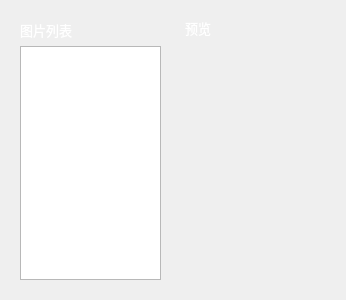
                  <widget class="QWidget" name="verticalWidget_31" native="true">
                   <property name="minimumSize">
                    <size>
                     <width>0</width>
                     <height>300</height>
                    </size>
                   </property>
                   <property name="maximumSize">
                    <size>
                     <width>16777215</width>
                     <height>16777215</height>
                    </size>
                   </property>
                   <property name="styleSheet">
                    <string notr="true">#verticalWidget_31{background-color: rgba(223, 223, 223,50);
border-radius: 5px;}</string>
                   </property>
                   <layout class="QHBoxLayout" name="horizontalLayout_40" stretch="1,1">
                    <item>
                     <widget class="QWidget" name="widget_4" native="true">
                      <property name="styleSheet">
                       <string notr="true"/>
                      </property>
                      <layout class="QVBoxLayout" name="verticalLayout_36">
                       <item>
                        <widget class="QLabel" name="label_70">
                         <property name="font">
                          <font>
                           <family>OPPOSans B</family>
                           <pointsize>10</pointsize>
                           <stylestrategy>PreferAntialias</stylestrategy>
                          </font>
                         </property>
                         <property name="styleSheet">
                          <string notr="true">color: rgb(255, 255, 255);</string>
                         </property>
                         <property name="text">
                          <string>图片列表</string>
                         </property>
                        </widget>
                       </item>
                       <item>
                        <widget class="QListView" name="listView"/>
                       </item>
                      </layout>
                     </widget>
                    </item>
                    <item>
                     <widget class="QWidget" name="widget_3" native="true">
                      <property name="styleSheet">
                       <string notr="true"/>
                      </property>
                      <layout class="QVBoxLayout" name="verticalLayout_37">
                       <item>
                        <widget class="QLabel" name="label_72">
                         <property name="maximumSize">
                          <size>
                           <width>16777215</width>
                           <height>16</height>
                          </size>
                         </property>
                         <property name="font">
                          <font>
                           <family>OPPOSans B</family>
                           <pointsize>10</pointsize>
                           <stylestrategy>PreferAntialias</stylestrategy>
                          </font>
                         </property>
                         <property name="styleSheet">
                          <string notr="true">color: rgb(255, 255, 255);</string>
                         </property>
                         <property name="text">
                          <string>预览</string>
                         </property>
                        </widget>
                       </item>
                       <item>
                        <widget class="QWidget" name="widget_5" native="true">
                         <property name="styleSheet">
                          <string notr="true"/>
                         </property>
                        </widget>
                       </item>
                      </layout>
                     </widget>
                    </item>
                   </layout>
                  </widget>
